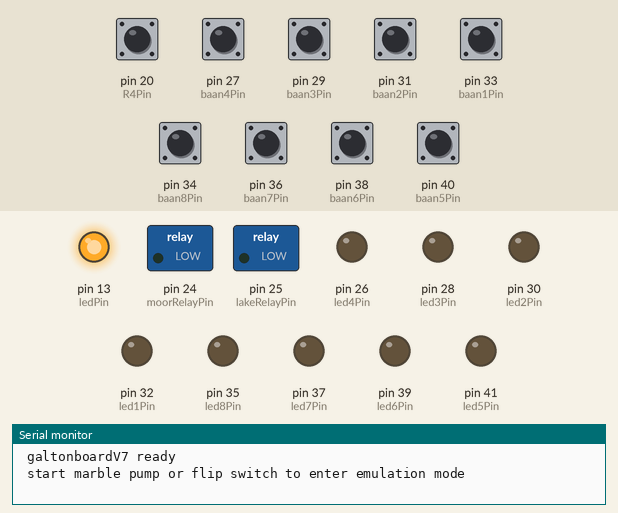
Recording of a sketch running on a simulated Arduino Mega 2560, built with avr-gcc and run on an emulated ATmega2560. Parts: switched loads named in the sketch (green lamp = pin HIGH), output pins drawn as LEDs (lit = HIGH), the last lines printed to the serial monitor. The test bench sets the inputs (shaded band); at power-on: pin 20 (R4Pin), pin 27 (baan4Pin), pin 29 (baan3Pin), pin 31 (baan2Pin), pin 33 (baan1Pin), pin 34 (baan8Pin), pin 36 (baan7Pin), pin 38 (baan6Pin), pin 40 (baan5Pin) HIGH.

Above: at 9.4 s.
9.5 s: pin 27 (baan4Pin) pulled LOW for 0.15 s
At 10.2 s:
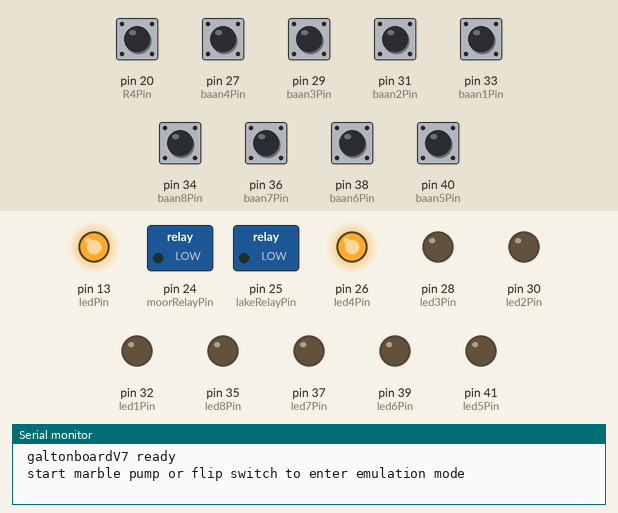
11.1 s: pin 34 (baan8Pin) pulled LOW for 0.15 s
At 11.4 s:
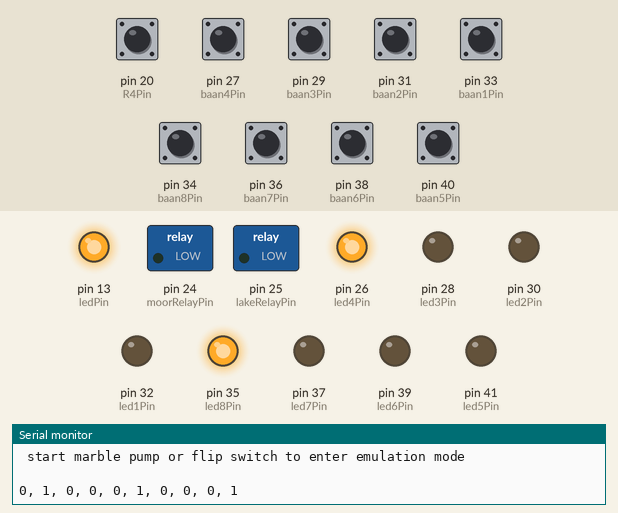
12.7 s: pin 29 (baan3Pin) pulled LOW for 0.15 s
At 13.8 s:
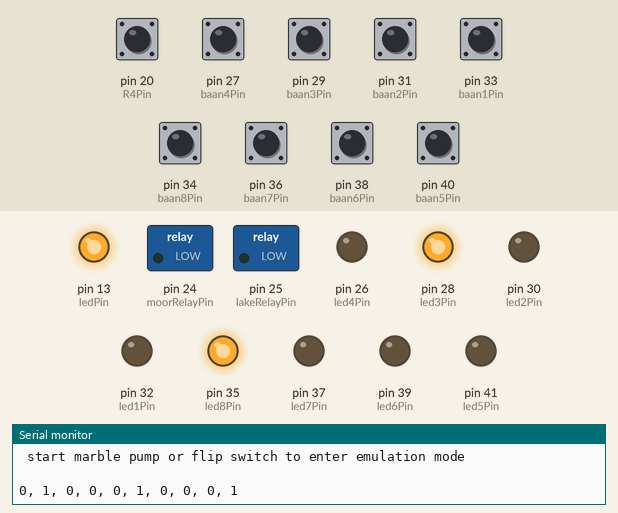
14.3 s: pin 36 (baan7Pin) pulled LOW for 0.15 s
At 15.0 s:
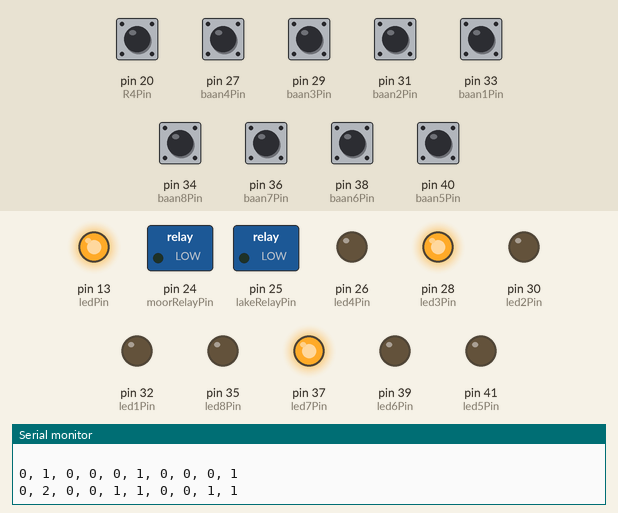
15.9 s: pin 31 (baan2Pin) pulled LOW for 0.15 s
At 16.2 s:
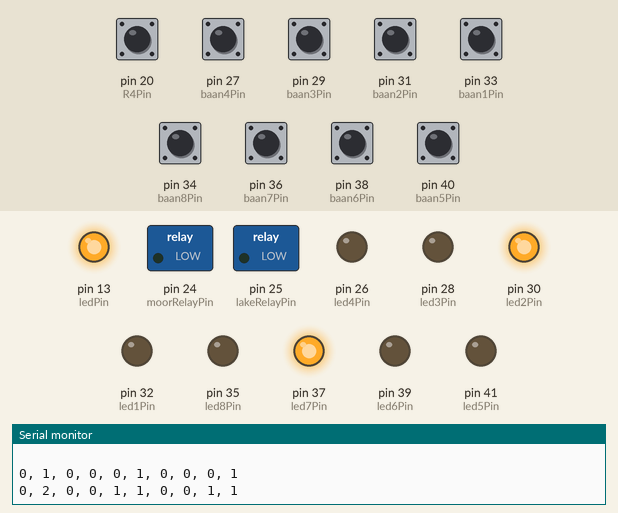
17.5 s: pin 38 (baan6Pin) pulled LOW for 0.15 s
At 18.7 s:
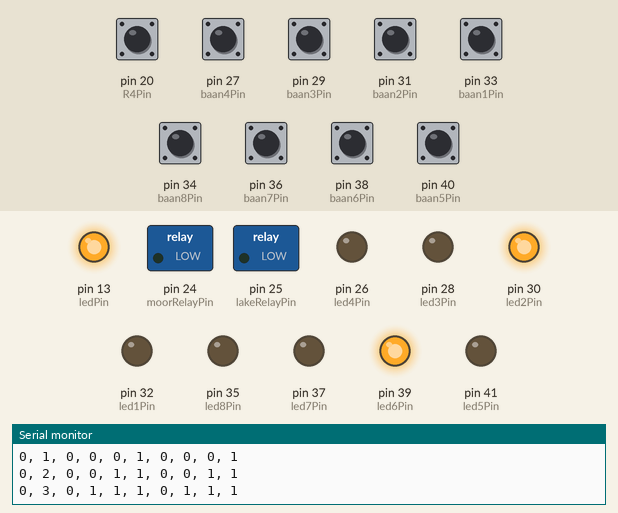
Timing chart, 0 to 20.1 s (numbered marks = the images above; inputs shaded):
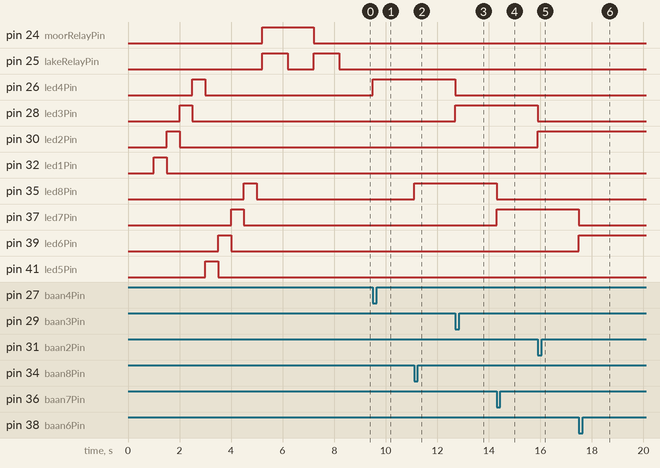

The sketch:

galtonboard_tester_LRverdeling_17__juli_2018.ino
```cpp
// (licence header left out)
// --- definition of pins ---

#define ledPin 13 // pin 13 is gewoonlijk voor de led (op pcb board aanwezig), wordt voor indicatie gebruikt bij onderhoud

#define baan4Pin 27 // rain intensity GB1 boven baan 4 rechts
#define baan3Pin 29
#define baan2Pin 31
#define baan1Pin 33 //  baan 1 links

#define baan8Pin 34 // location GB2 onder  baan 5 links
#define baan7Pin 36
#define baan6Pin 38
#define baan5Pin 40 // baan 8 rechts

#define led4Pin 26 // leds boven GB1 //lednummering gelijk aan baannummering
#define led3Pin 28
#define led2Pin 30
#define led1Pin 32

#define led8Pin 35// leds onder GB2
#define led7Pin 37
#define led6Pin 39
#define led5Pin 41

#define R4Pin 20 // voor schakelaar detectie <--> genereren toevalsgetallen

#define moorRelayPin 24 // pomp pinnen moor en lake
#define lakeRelayPin 25


// --- end of pin listing ---

// banen passeren

int baan1 = 0;
int baan2 = 0;
int baan3 = 0;
int baan4 = 0;

int baan5 = 0;
int baan6 = 0;
int baan7 = 0;
int baan8 = 0;

int teller1 = 0;
int teller2 = 0;
int teller3 = 0;
int teller4 = 0;
int teller5 = 0;
int teller6 = 0;
int teller7 = 0;
int teller8 = 0;

int runs = 0;
int errorCount=0; // telt aantal fouten / niet-meldingen van passage

int rainTime=0; // bepaalt inschakelduur pompen (ms)
int rain1Time = 0;
int rain2Time = 2000; //evt corrigeren voor priming
int rain3Time = 4000;
int rain4Time = 7000;
// zorg voor minimaal ongeveer 500 ms speling voor programma en 2500 ms valtijd kogeltje.
// zet evt pomp harder als max tijd niet genoeg is.
int idleTime = 0; // wachttijd na pompen, nodig voor emulatie modus
int cycleTime = 10000; // totale cyclustijd, nodig voor emulatiemodus


//vlaggen
boolean baan1Flag=false;
boolean baan2Flag=false;
boolean baan3Flag=false;
boolean baan4Flag=false;

boolean baan5Flag=false;
boolean baan6Flag=false;
boolean baan7Flag=false;
boolean baan8Flag=false;

boolean GB1Flag; //omhoog als kogel GB1 (boven) is gepasseerd
boolean GB2Flag; //omhoog als kogel GB2 (onder) is gepasseerd

boolean moorRain = false; // worden bepaald door passage door baan 5-8 (locatie)
boolean lakeRain = false;

// tijdregistratie
unsigned long vorigeTijd;
unsigned long deltaTijd=0;
unsigned long gemiddeldeTijd = 0;  // werkt pas vanaf run 2
unsigned long startTijd ;

//random nummers

short randomGB1 = 0; // in geval van foutmeldingen nodig om waardes te genereren
short randomGB2 = 0;

// fout afvanging
boolean error1 = false; // detectie kogel in GB2 zonder detectie in GB1

 // emulatiemodus
boolean switch4 = false; // schakelaar emulatie op reservestekker 4


//------------SETUP-----------

void setup() {

  // initialize digital pins as an output.

  // Galton board

 // detector pinnen breakbeam

pinMode(baan1Pin, INPUT); // banen waar kogel in valt
pinMode(baan2Pin, INPUT);
pinMode(baan3Pin, INPUT);
pinMode(baan4Pin, INPUT);

pinMode(baan5Pin, INPUT);
pinMode(baan6Pin, INPUT);
pinMode(baan7Pin, INPUT);
pinMode(baan8Pin, INPUT);

digitalWrite(baan1Pin, HIGH);// turn on the pullup
digitalWrite(baan2Pin, HIGH);
digitalWrite(baan3Pin, HIGH);
digitalWrite(baan4Pin, HIGH);
digitalWrite(baan5Pin, HIGH);
digitalWrite(baan6Pin, HIGH);
digitalWrite(baan7Pin, HIGH);
digitalWrite(baan8Pin, HIGH);


// led pinnen

pinMode(ledPin, OUTPUT); // break out shield led

pinMode(led1Pin, OUTPUT);// leds op galton board
pinMode(led2Pin, OUTPUT);
pinMode(led3Pin, OUTPUT);
pinMode(led4Pin, OUTPUT);

pinMode(led5Pin, OUTPUT);
pinMode(led6Pin, OUTPUT);
pinMode(led7Pin, OUTPUT);
pinMode(led8Pin, OUTPUT);

// pomp pinnen

pinMode(moorRelayPin, OUTPUT);
pinMode(lakeRelayPin, OUTPUT);

digitalWrite(moorRelayPin, LOW); // allebei uit
digitalWrite(lakeRelayPin, LOW);

pinMode(R4Pin, INPUT); // reserve stekker 4 voor schakelaar
digitalWrite(R4Pin, HIGH);// turn on the pullup R4Pin


// initialize serial communications at 9600 bps:
Serial.begin(9600);

// testen leds

digitalWrite(ledPin, LOW);
delay(1000);

digitalWrite(led1Pin, HIGH);
delay(500);
digitalWrite(led1Pin, LOW);

digitalWrite(led2Pin, HIGH);
delay(500);
digitalWrite(led2Pin, LOW);

digitalWrite(led3Pin, HIGH);
delay(500);
digitalWrite(led3Pin, LOW);

digitalWrite(led4Pin, HIGH);
delay(500);
digitalWrite(led4Pin, LOW);

digitalWrite(led5Pin, HIGH);
delay(500);
digitalWrite(led5Pin, LOW);

digitalWrite(led6Pin, HIGH);
delay(500);
digitalWrite(led6Pin, LOW);

digitalWrite(led7Pin, HIGH);
delay(500);
digitalWrite(led7Pin, LOW);

digitalWrite(led8Pin, HIGH);
delay(500);
digitalWrite(led8Pin, LOW);

digitalWrite(ledPin, LOW);
delay(200);
digitalWrite(ledPin, HIGH); // om te zien of programma loopt


// testen pompen

digitalWrite(moorRelayPin, HIGH); // pomp aan, ssr: HIGH = relais geleidend
//Serial.println(" pomp moor en lake aan " );
//Serial.println("  " );
digitalWrite(lakeRelayPin, HIGH);
delay(1000);
digitalWrite(moorRelayPin, HIGH); // moor uit , lake aan
//Serial.println(" pomp lake aan " );
//Serial.println("  " );
digitalWrite(lakeRelayPin, LOW);
delay(1000);
digitalWrite(moorRelayPin, LOW); // moor aan, lake uit
//Serial.println(" pomp moor aan " );
//Serial.println("  " );
digitalWrite(lakeRelayPin, HIGH);
delay(1000);
digitalWrite(moorRelayPin, LOW); // allebei uit
digitalWrite(lakeRelayPin, LOW);

// random seed via a0 poort
// a1 en a2 gereserveerd  voor sensors

randomSeed(analogRead(0));

switch4 = digitalRead(R4Pin);
if (switch4== true){
    Serial.println(" galtonboardV7 ready  " );
    Serial.println(" start marble pump or flip switch to enter emulation mode " );
    Serial.println("  " );
}

if (switch4== false){
    Serial.println(" galtonboardV7 emulation  " );
    Serial.println(" flip switch and start marble pump to exit emulation mode  " );
    Serial.println("  " );
}

}


void loop() {

switch4 = digitalRead(R4Pin);

baan1 = digitalRead(baan1Pin);//linksboven
baan2 = digitalRead(baan2Pin);
baan3 = digitalRead(baan3Pin);
baan4 = digitalRead(baan4Pin);//rechtsboven

baan5 = digitalRead(baan5Pin);//linksonder
baan6 = digitalRead(baan6Pin);
baan7 = digitalRead(baan7Pin);
baan8 = digitalRead(baan8Pin);//rechtsonder

if (baan1==LOW) { // if baan 1 low en rest high: correcte passage. anders fout in sensor

    baan1Flag = true;
    baan2Flag = false;  // in principe valt er een kogel door 1 baan, de rests blijft leeg en detector registreert niks maar wordt niet gereset in foutsituatie
    baan3Flag = false;
    baan4Flag = false;
    GB1Flag= true;
    digitalWrite(led1Pin, HIGH);
    digitalWrite(led2Pin, LOW);
    digitalWrite(led3Pin, LOW);
    digitalWrite(led4Pin, LOW);
}

if (baan2==LOW){

   baan1Flag = false;
   baan2Flag = true;
   baan3Flag = false;
   baan4Flag = false;
   GB1Flag= true;
   digitalWrite(led1Pin, LOW);
   digitalWrite(led2Pin, HIGH);
   digitalWrite(led3Pin, LOW);
   digitalWrite(led4Pin, LOW);
}

if (baan3==LOW){

    baan1Flag = false;
    baan2Flag = false;
    baan3Flag = true;
    baan4Flag = false;
    GB1Flag= true;
    digitalWrite(led1Pin, LOW);
    digitalWrite(led2Pin, LOW);
    digitalWrite(led3Pin, HIGH);
    digitalWrite(led4Pin, LOW);
}

if (baan4==LOW){

    baan1Flag = false;
    baan2Flag = false;
    baan3Flag = false;
    baan4Flag = true;
    GB1Flag= true;
    digitalWrite(led1Pin, LOW);
    digitalWrite(led2Pin, LOW);
    digitalWrite(led3Pin, LOW);
    digitalWrite(led4Pin, HIGH);
}

if (baan5==LOW) {

    baan5Flag = true;
    baan6Flag = false;
    baan7Flag = false;
    baan8Flag = false;
    GB2Flag= true;
    digitalWrite(led5Pin, HIGH);
    digitalWrite(led6Pin, LOW);
    digitalWrite(led7Pin, LOW);
    digitalWrite(led8Pin, LOW);
}

if (baan6==LOW) {

    baan5Flag = false;
    baan6Flag = true;
    baan7Flag = false;
    baan8Flag = false;
    GB2Flag= true;
    digitalWrite(led5Pin, LOW);
    digitalWrite(led6Pin, HIGH);
    digitalWrite(led7Pin, LOW);
    digitalWrite(led8Pin, LOW);
}

if (baan7==LOW) {
    baan5Flag = false;
    baan6Flag = false;
    baan7Flag = true;
    baan8Flag = false;
    GB2Flag= true;
    digitalWrite(led5Pin, LOW);
    digitalWrite(led6Pin, LOW);
    digitalWrite(led7Pin, HIGH);
    digitalWrite(led8Pin, LOW);
}

if (baan8==LOW) {

     baan5Flag = false;
     baan6Flag = false;
     baan7Flag = false;
     baan8Flag = true;
     GB2Flag= true;
    digitalWrite(led5Pin, LOW);
    digitalWrite(led6Pin, LOW);
    digitalWrite(led7Pin, LOW);
    digitalWrite(led8Pin, HIGH);

}

if (GB1Flag==false && GB2Flag==true) { // fout 1: kogel is niet door bovenste detectors gezien.

        errorCount+=1; // alleen een melding voor de statistiek

        GB1Flag= false; // hiermee wordt de meting weggegooid, de waarden worden niet geschreven in de random waarden-loop
        GB2Flag= false;
        baan1Flag = false; // hoe test je een storende detector/ dubbele of foutieve detectie?
        baan2Flag = false;
        baan3Flag = false;
        baan4Flag = false;
        baan5Flag = false;
        baan6Flag = false;
        baan7Flag = false;
        baan8Flag = false;

       delay (3000); //om te voorkomen dat reeks errors wordt gegenereerd door snelle doorloop door programma
    }
// detectiewaarden worden gereset en toevalsgetal wordt gegenereerd ter vervanging van kogeldetectie
// emulatie: switch 4 (op buitenzijde arduinobox is in stand emulatie gezet
// voor de tester van de vredeling / kans van de top wordt geen randomwaarde toegevoegd om de totale aantallen niet te verstoren

if (GB1Flag==true && GB2Flag==true){ // geen fout: geef detectiewaardes door

    runs++;


    Serial.print (errorCount); // eerste twee koloommen van regel met data: aantal fouten en runnummer
    Serial.print (", " );
    Serial.print (runs);
    Serial.print (", " );

    if (baan1Flag==true) {
        teller1++;
        rainTime=rain1Time;
        idleTime = cycleTime-rainTime;
        baan1Flag=false; //resetten flags
     }


    if (baan2Flag==true) {
        teller2++;
        rainTime=rain2Time;
        idleTime = cycleTime-rainTime;
        baan2Flag=false; //resetten flags
    }


    if (baan3Flag==true) {
        teller3++;
        rainTime=rain3Time;
        idleTime = cycleTime-rainTime;
        baan3Flag=false; //resetten flags
    }

    if (baan4Flag==true) {
        teller4++;
        rainTime=rain4Time;
        idleTime = cycleTime-rainTime;
        baan4Flag=false; //resetten flags
    }

    if (baan5Flag==true) {
        teller5++;
        moorRain = false;
        lakeRain = false;
        baan5Flag=false; //resetten flags
    }

    if (baan6Flag==true) {
        teller6++;
        moorRain = true;
        lakeRain = false;
        baan6Flag=false;  //resetten flags
    }

    if (baan7Flag==true) {
        teller7++;
        moorRain = false;
        lakeRain = true;
        baan7Flag=false;  //resetten flags
    }

    if (baan8Flag==true) {
        teller8++;
        moorRain = true;
        lakeRain = true;
        baan8Flag=false; //resetten flags
    }


    Serial.print (teller1); // laatste 8 kolommen: uitleeswaarden (cumulatief) van de banen 1-8
    Serial.print (", " );
    Serial.print (teller2);
    Serial.print (", " );
    Serial.print (teller3);
    Serial.print (", " );
    Serial.print (teller4);
    Serial.print (", " );
    Serial.print (teller5);
    Serial.print (", " );
    Serial.print (teller6);
    Serial.print (", " );
    Serial.print (teller7);
    Serial.print (", " );
    Serial.println (teller8);

    baan1Flag = false;
    baan2Flag = false;
    baan3Flag = false;
    baan4Flag = false;
    baan5Flag = false;
    baan6Flag = false;
    baan7Flag = false;
    baan8Flag = false;

    GB1Flag=false; // reset flags, nieuwe detectiecyclus. door korten pauze kost geheel zo weinig vertragingstijd dat alle kogels worden afgevangen
    GB2Flag=false;

    delay(500); // korte pauze om te voorkomen dat kogel ( of andere blokkade bv vinger of potlood) dubbel gedetecteerd wordt in nieuwe cyclus


 }

  // einde programma

}
```

Measured:
- after the input at 9.5 s, pin 26 (led4Pin): LOW → HIGH at once
- after the input at 11.1 s, pin 35 (led8Pin): LOW → HIGH at once
- after the input at 12.7 s, pin 26 (led4Pin): HIGH → LOW at once; pin 28 (led3Pin): LOW → HIGH at once
- after the input at 14.3 s, pin 35 (led8Pin): HIGH → LOW at once; pin 37 (led7Pin): LOW → HIGH at once
- after the input at 15.9 s, pin 28 (led3Pin): HIGH → LOW at once; pin 30 (led2Pin): LOW → HIGH at once
- after the input at 17.5 s, pin 37 (led7Pin): HIGH → LOW at once; pin 39 (led6Pin): LOW → HIGH at once
